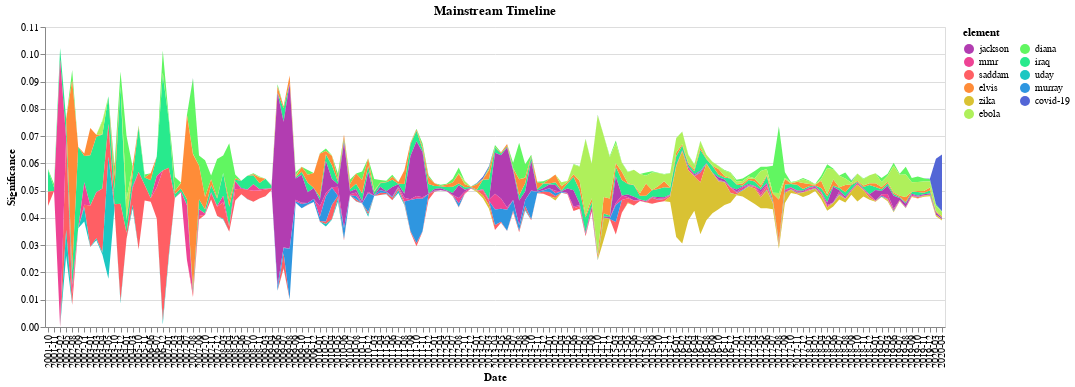
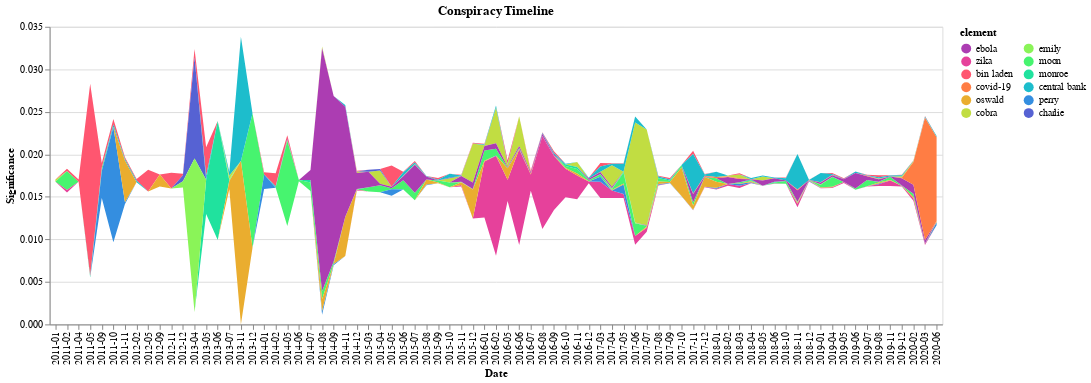

Write notebook code for charts like these, in order.
### Markdown cell above
### vis 3
Frequencies of most significant words distance wise

### Code cell
for subcorpus in ("mainstream", "conspiracy"):
    df = pd.read_csv(f"results/{subcorpus}/max_distances.csv")
    ms = df.columns.to_list()
    squeezed_freq = pd.read_csv(
        f"results/{subcorpus}/squeezed_freq.csv", parse_dates=["date"]
    )
    pdf = squeezed_freq[squeezed_freq["element"].isin(ms)].reset_index(drop=True)
    pdf["xdate"] = pdf["date"].astype(str).str[:7]
    display(
        timeline(
            pdf,
            x="xdate",
            y="global_weight",
            subcorpus=subcorpus,
            stack="center",
            order=ms,
            name=f"vis_3_{subcorpus}_timeline",
        )
    )

### Figure 1 — Vega-Lite specification as saved in the notebook (floating-point values rounded to 4 significant figures; data arrays with more than 128 entries replaced by an {"elided": "..."} marker saying what was removed)
{"config": {"view": {"continuousWidth": 400, "continuousHeight": 300}}, "data": {"name": "data-65f341c7e4d499948a94e171d397bfa7"}, "mark": "area", "encoding": {"color": {"field": "element", "legend": {"columns": 2, "labelLimit": 1000}, "scale": {"scheme": "rainbow"}, "sort": ["jackson", "mmr", "saddam", "elvis", "zika", "ebola", "diana", "iraq", "uday", "murray", "covid-19"], "type": "nominal"}, "opacity": {"condition": {"value": 1, "selection": "selector009"}, "value": 0.2}, "tooltip": [{"field": "element", "type": "nominal"}, {"field": "global_weight", "type": "quantitative"}], "x": {"field": "xdate", "title": "Date", "type": "ordinal"}, "y": {"field": "global_weight", "stack": "center", "title": "Significance", "type": "quantitative"}}, "selection": {"selector010": {"type": "interval", "bind": "scales", "encodings": ["x", "y"]}, "selector009": {"type": "multi", "fields": ["element"], "bind": "legend"}}, "title": "Mainstream Timeline", "width": 900, "$schema": "https://vega.github.io/schema/vega-lite/v4.17.0.json", "datasets": {"data-65f341c7e4d499948a94e171d397bfa7": {"elided": "985 records"}}}

### Figure 2 — Vega-Lite specification as saved in the notebook (floating-point values rounded to 4 significant figures; data arrays with more than 128 entries replaced by an {"elided": "..."} marker saying what was removed)
{"config": {"view": {"continuousWidth": 400, "continuousHeight": 300}}, "data": {"name": "data-d81614a1e9a01b5fd3b02f10cfc17fe2"}, "mark": "area", "encoding": {"color": {"field": "element", "legend": {"columns": 2, "labelLimit": 1000}, "scale": {"scheme": "rainbow"}, "sort": ["ebola", "zika", "bin laden", "covid-19", "oswald", "cobra", "emily", "moon", "monroe", "central bank", "perry", "charlie"], "type": "nominal"}, "opacity": {"condition": {"value": 1, "selection": "selector011"}, "value": 0.2}, "tooltip": [{"field": "element", "type": "nominal"}, {"field": "global_weight", "type": "quantitative"}], "x": {"field": "xdate", "title": "Date", "type": "ordinal"}, "y": {"field": "global_weight", "stack": "center", "title": "Significance", "type": "quantitative"}}, "selection": {"selector012": {"type": "interval", "bind": "scales", "encodings": ["x", "y"]}, "selector011": {"type": "multi", "fields": ["element"], "bind": "legend"}}, "title": "Conspiracy Timeline", "width": 900, "$schema": "https://vega.github.io/schema/vega-lite/v4.17.0.json", "datasets": {"data-d81614a1e9a01b5fd3b02f10cfc17fe2": {"elided": "358 records"}}}
